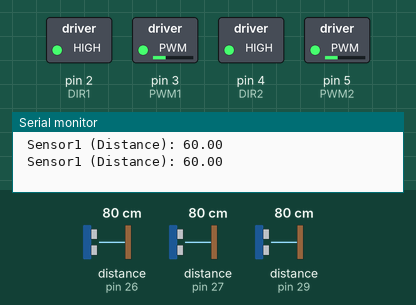
Simulated run of this sketch. Board: Arduino Mega 2560, built with avr-gcc and run on an emulated ATmega2560. On the bench: switched loads named in the sketch (green lamp = pin HIGH), the last lines printed to the serial monitor. Wiring (inferred from the names in the program): ultrasonic range finder: trigger pin 24; echo pin 26. Inputs (shaded band) come from the test bench; at power-on: distance to the obstacle (sensors on pin 26, pin 27, pin 29) 80 cm. The echo pulse lasts 58.3 µs per cm; pins used as bus, display or sensor lines are not drawn.

Above: at 3.9 s.
4.0 s: distance to the obstacle (sensor on pin 26) set to 45 cm
At 7.5 s:
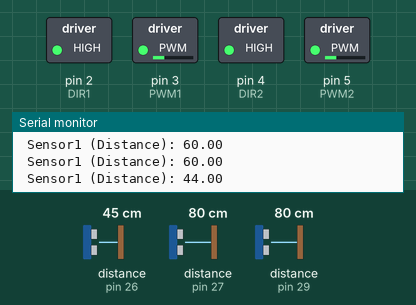
8.0 s: distance to the obstacle (sensor on pin 26) set to 38 cm
At 11.3 s:
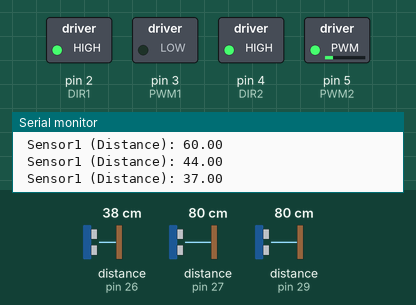
15.5 s: distance to the obstacle (sensor on pin 26) set to 120 cm
At 19.0 s:
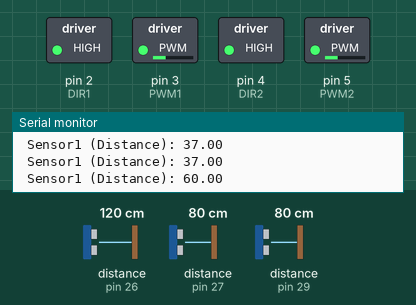
19.5 s: distance to the obstacle (sensor on pin 26) set to 2 cm
At 21.1 s:
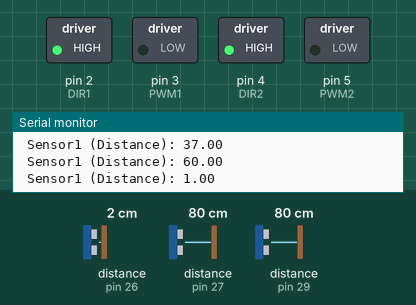
27.3 s: distance to the obstacle (sensor on pin 27) set to 2 cm
Timing chart, 0 to 35.6 s (numbered marks = the images above; inputs shaded):
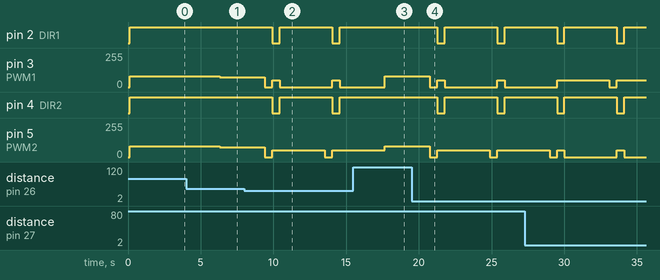

Measured:
- the behaviour switches between 41 and 40 cm on distance to the obstacle (sensor on pin 26) (found by bisection; images 1 and 2)
- after the input at 4.0 s, pin 3 (PWM1), pin 5 (PWM2): 80/255 → 72/255 after 2.3 s
- after the input at 8.0 s, pin 2 (DIR1), pin 4 (DIR2): alternates HIGH for 3.6 s and LOW for 0.51 s, starting after 1.9 s; pin 3 (PWM1): goes 0/255 0.51 s, 50/255 0.51 s, 0/255 3.6 s, 50/255 0.51 s, then 0/255, starting after 1.4 s; pin 5 (PWM2): alternates 50/255 for 3.6 s and 0/255 for 0.51 s, starting after 1.4 s
- after the input at 15.5 s, pin 2 (DIR1), pin 4 (DIR2): stays HIGH (without the input it goes to LOW after 2.7 s)
- after the input at 19.5 s, pin 2 (DIR1), pin 4 (DIR2): alternates HIGH for 3.6 s and LOW for 0.51 s, starting after 1.8 s; pin 3 (PWM1): goes 0/255 0.51 s, 50/255 0.51 s, 0/255 3.6 s, 50/255 0.51 s, then 0/255, starting after 1.3 s; pin 5 (PWM2): alternates 50/255 for 3.6 s and 0/255 for 0.51 s, starting after 1.3 s

The sketch:

USsensor1125.ino
```cpp
#define DIR1 2
#define PWM1 3
#define DIR2 4
#define PWM2 5  //Driving motors


#define TRIG_F 24
#define ECHO_F 26
#define TRIG_R 25
#define ECHO_R 27
#define TRIG_L 28
#define ECHO_L 29

float Kp = 0.01;
float Kd = 0;
float Ki = 0;
//gain values

long e, e_dot, int_e, pree = 0;
float pretime, dt = 0;

void setup() {
  Serial.begin(9600);
  pinMode(DIR1, OUTPUT);
  pinMode(PWM1, OUTPUT);
  pinMode(DIR2, OUTPUT);
  pinMode(PWM2, OUTPUT);

  pinMode(TRIG_F, OUTPUT);
  pinMode(ECHO_F, INPUT);
  pinMode(TRIG_R, OUTPUT);
  pinMode(ECHO_R, INPUT);
  pinMode(TRIG_L, OUTPUT);
  pinMode(ECHO_L, INPUT);
}

void loop() {
  float cm = f_getDistanceCM();


  float speed_by_distance = map(cm, 0, 60, 50, 80);

  long leftDistance = 0;
  long rightDistance = 0;


  //25cm이내에 벽이 있다면 아래의 코드를 실행합니다.
  if (cm < 40) {
    //0.5초간 정지합니다.
    stop();
    delay(500);
    leftDistance = l_getDistanceCM();
    rightDistance = r_getDistanceCM();


    //  0.3초간 후진합니다.
    back();
    delay(500);


    /*
     왼쪽이 오른쪽보다 크다면 0.5초간 좌회전하며,
     아니라면(작다면)  0.5초간 우회전합니다.
     */
    if (leftDistance > rightDistance) {
      left();
    }

    else {
      right();
    }

    delay(3000);  //딜레이가 아니라 다시 선을 만날때까지 회전하도록 바꿔야 함
    //   25cm이내에 벽이 없다면 전진합니다.
  }
  else {
  forward(speed_by_distance);
  delay(3000);
  }
}


/**
   전방 거리측정(CM)
   초음파센서를 이용해서 벽까지의 거리(mm)를 구합니다.
*/
float f_getDistanceCM() {
  digitalWrite(TRIG_F, LOW);
  delayMicroseconds(2);
  digitalWrite(TRIG_F, HIGH);
  delayMicroseconds(10);
  digitalWrite(TRIG_F, LOW);

  //    거리값을 저장합니다.
  unsigned long f_distance1 = pulseIn(ECHO_F, HIGH);
  float f_distance = f_distance1 * 17 / 1000;
  delay(100);

  if (f_distance > 60) {
    f_distance = 60;
  }
  Serial.print("\n Sensor1 (Distance): ");

  Serial.print(f_distance);

  return f_distance;
}
/**
   전방 신뢰할 수 있는 거리측정(CM)
   초음파센서를 여러번 나누어 신뢰할 수 있는 거리값을 구합니다.
   주의: 초음파센서 등 많은 측정 센서들의 경우, 중간에 값의 오차가 발생하는 경우로 인해 오동작을 유발하므로, 여러번 측정 후 평균값을 구하는 방식으로 개선하여 사용합니다.
   만약 다음과 같이 해도 허공에서 물체를 감지하는 등의 문제가 발생한다면 10이 아닌 다른 수로 변경하시어 테스트하셔도 됩니다.
*/
// float f_getStableDistanceCM() {
//   float fCmSum = 0;

//   for (int i = 0; i < 10; i++) {
//     fCmSum += f_getDistanceCM();

//   }
//   fCmSum = fCmSum / 10;
//   Serial.print("\n Sensor1 (Distance): ");

//  Serial.print(fCmSum);


//   return fCmSum;


// }

/**
   우측 거리측정(CM)
   초음파센서를 이용해서 벽까지의 거리(mm)를 구합니다.
*/
float r_getDistanceCM() {
  digitalWrite(ECHO_R, LOW);
  digitalWrite(TRIG_R, LOW);
  delayMicroseconds(2);
  digitalWrite(TRIG_R, HIGH);
  delayMicroseconds(10);
  digitalWrite(TRIG_R, LOW);

  //    거리값을 저장합니다.
  float r_distance = pulseIn(ECHO_R, HIGH);

  r_distance = r_distance * 17 / 1000;

  if (r_distance > 60) {
    r_distance = 60;
  }


  return r_distance;
}
/**
   우측 신뢰할 수 있는 거리측정(CM)
   초음파센서를 여러번 나누어 신뢰할 수 있는 거리값을 구합니다.
   주의: 초음파센서 등 많은 측정 센서들의 경우, 중간에 값의 오차가 발생하는 경우로 인해 오동작을 유발하므로, 여러번 측정 후 평균값을 구하는 방식으로 개선하여 사용합니다.
   만약 다음과 같이 해도 허공에서 물체를 감지하는 등의 문제가 발생한다면 10이 아닌 다른 수로 변경하시어 테스트하셔도 됩니다.
*/
// float r_getStableDistanceCM() {
//   int rCmSum = 0;

//   for (int i = 0; i < 10; i++) {
//     rCmSum += r_getDistanceCM();
//   }

//   return rCmSum / 10;
// }


/**
   좌측 거리측정(CM)
   초음파센서를 이용해서 벽까지의 거리(mm)를 구합니다.
*/
float l_getDistanceCM() {
  digitalWrite(ECHO_L, LOW);
  digitalWrite(TRIG_L, LOW);
  delayMicroseconds(2);
  digitalWrite(TRIG_L, HIGH);
  delayMicroseconds(10);
  digitalWrite(TRIG_L, LOW);

  //    거리값을 저장합니다.
  float l_distance = pulseIn(ECHO_L, HIGH);
  l_distance = l_distance * 17 / 1000;


  if (l_distance > 60) {
    l_distance = 60;
  }

  return l_distance;
}
/**
   좌측 신뢰할 수 있는 거리측정(CM)
   초음파센서를 여러번 나누어 신뢰할 수 있는 거리값을 구합니다.
   주의: 초음파센서 등 많은 측정 센서들의 경우, 중간에 값의 오차가 발생하는 경우로 인해 오동작을 유발하므로, 여러번 측정 후 평균값을 구하는 방식으로 개선하여 사용합니다.
   만약 다음과 같이 해도 허공에서 물체를 감지하는 등의 문제가 발생한다면 10이 아닌 다른 수로 변경하시어 테스트하셔도 됩니다.
*/
// float l_getStableDistanceCM() {
//   int lCmSum = 0;

//   for (int i = 0; i < 10; i++) {
//     lCmSum += l_getDistanceCM();
//   }

//   return lCmSum / 10;
// }


/**
   RC카 전진
   왼쪽,오른쪽 모터를 정회전하여 전진합니다.
*/
void forward(float speed_by_distance) {

  //왼쪽모터 정회전
  digitalWrite(DIR1, HIGH);
  analogWrite(PWM1, speed_by_distance);

  //오른쪽모터 정회전
  digitalWrite(DIR2, HIGH);
  analogWrite(PWM2, speed_by_distance);
}

/**
   RC카 후진
   왼쪽,오른쪽 모터를 역회전하여 후진합니다.
*/

void back() {
  //왼쪽모터 역회전
  digitalWrite(DIR1, LOW);
  analogWrite(PWM1, 50);

  //오른쪽모터 역회전
  digitalWrite(DIR2, LOW);
  analogWrite(PWM2, 50);
}

/**
   RC카 좌회전
   오른쪽 모터를 정회전, 왼쪽모터를 정지하여 좌회전합니다.
*/
void left() {
  //왼쪽모터 기본속도
  digitalWrite(DIR1, HIGH);
  analogWrite(PWM1, 50);

  //오른쪽모터 PID만큼 빠르게?
  dt = (micros() - pretime) / 1000000;
  pretime = micros();


  e = 3 - l_getDistanceCM();
  int_e += e * dt;
  e_dot = (e - pree) / dt;
  pree = e;

  digitalWrite(DIR2, HIGH);
  analogWrite(PWM2, Kp * e + Kd * e_dot + Ki * int_e);  //숫자조절 필요
}

/**
   RC카 우회전
   오른쪽 모터를 정지, 왼쪽 모터를 정회전하여 우회전합니다.
*/

void right() {
  //왼쪽모터 PID만큼 빠르게?

  dt = (micros() - pretime) / 1000000;
  pretime = micros();

  e = 25 - r_getDistanceCM();
  int_e += e * dt;
  e_dot = (e - pree) / dt;
  pree = e;
  digitalWrite(DIR1, HIGH);
  analogWrite(PWM1, Kp * e + Kd * e_dot + Ki * int_e);  //숫자조절 필요

  //오른쪽모터 기본속도
  digitalWrite(DIR2, HIGH);
  analogWrite(PWM2, 50);
}

/**
   RC카 정지
   오른쪽,왼쪽모터를 모두 정지합니다.
*/
void stop() {
  //왼쪽모터 정지
  digitalWrite(DIR1, HIGH);
  analogWrite(PWM1, 0);
  //오른쪽모터 정지
  digitalWrite(DIR2, HIGH);
  analogWrite(PWM2, 0);
}
```
